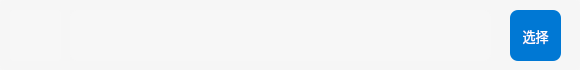
   <widget class="QWidget" name="MCSL2_SubWidget_Select" native="true">
    <property name="geometry">
     <rect>
      <x>-580</x>
      <y>0</y>
      <width>580</width>
      <height>70</height>
     </rect>
    </property>
    <property name="styleSheet">
     <string notr="true">QWidget
{
	border-radius: 4px;
	background-color: rgba(247, 247, 247, 247)
}</string>
    </property>
    <widget class="QWidget" name="GraphWidget_S" native="true">
     <property name="geometry">
      <rect>
       <x>10</x>
       <y>10</y>
       <width>51</width>
       <height>51</height>
      </rect>
     </property>
     <property name="styleSheet">
      <string notr="true">QWidget{
	background-color: rgb(247, 247, 247);
	border-radius: 4px;
}</string>
     </property>
    </widget>
    <widget class="QPushButton" name="Select_PushButton">
     <property name="geometry">
      <rect>
       <x>510</x>
       <y>10</y>
       <width>51</width>
       <height>51</height>
      </rect>
     </property>
     <property name="font">
      <font>
       <family>Microsoft YaHei UI</family>
       <pointsize>10</pointsize>
      </font>
     </property>
     <property name="cursor">
      <cursorShape>PointingHandCursor</cursorShape>
     </property>
     <property name="styleSheet">
      <string notr="true">QPushButton
{
	background-color: rgb(0, 120, 212);
	border-radius: 8px;
	color: rgb(255, 255, 255);
}
QPushButton:hover
{
    background-color: rgb(0, 110, 212);
	border-radius: 8px;
    color: rgb(255, 255, 255);
}
QPushButton:pressed
{
    background-color: rgb(0, 100, 212);
	border-radius: 8px;
    color: rgb(255, 255, 255);
}</string>
     </property>
     <property name="text">
      <string>选择</string>
     </property>
     <property name="flat">
      <bool>false</bool>
     </property>
    </widget>
    <widget class="QWidget" name="IntroductionWidget_S" native="true">
     <property name="geometry">
      <rect>
       <x>70</x>
       <y>10</y>
       <width>421</width>
       <height>51</height>
      </rect>
     </property>
     <property name="font">
      <font>
       <family>Microsoft YaHei UI</family>
       <pointsize>10</pointsize>
      </font>
     </property>
     <property name="styleSheet">
      <string notr="true">QWidget
{
	background-color: rgb(247, 247, 247);
	border-radius: 8px
}</string>
     </property>
    </widget>
   </widget>
